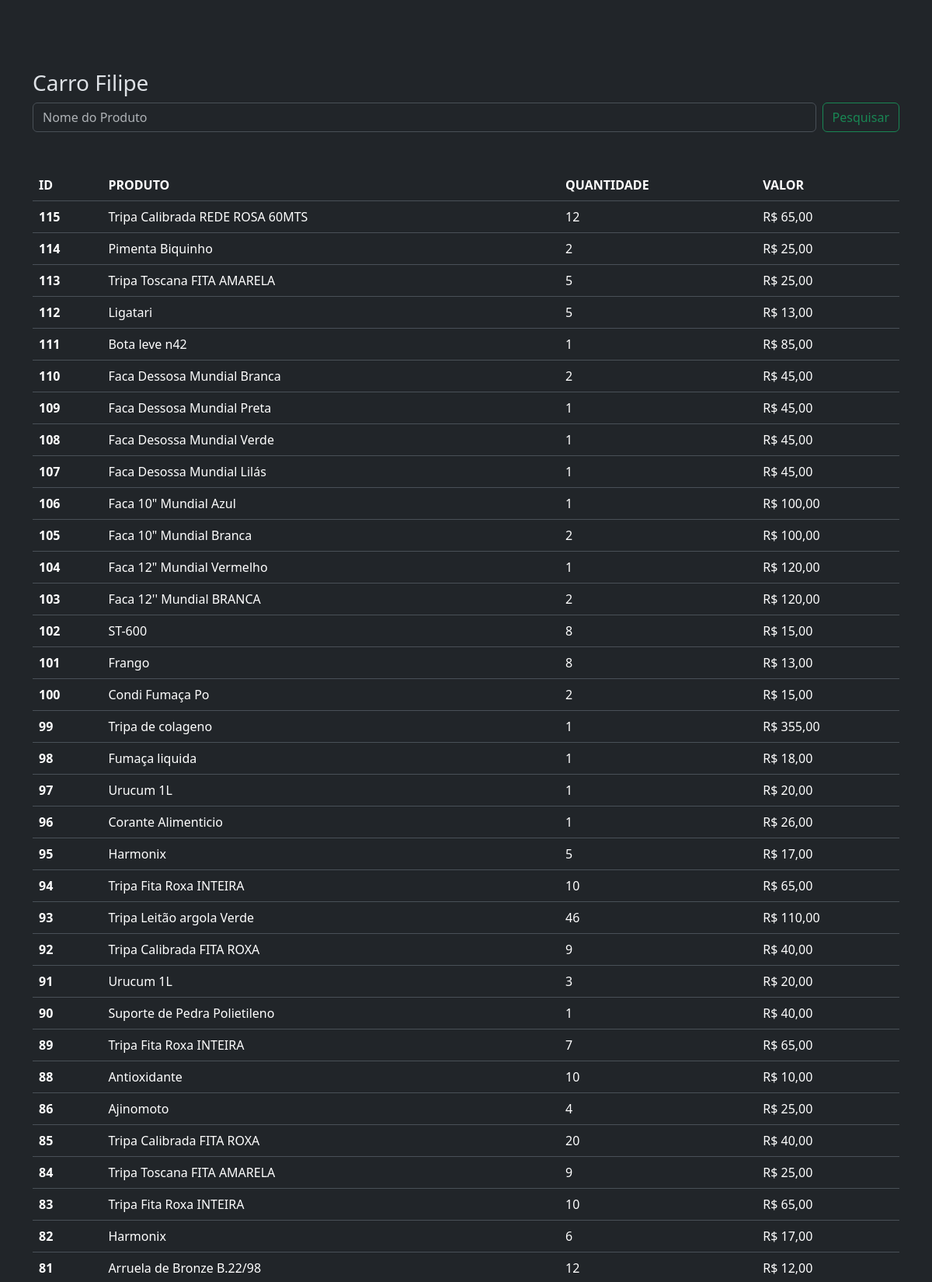
The page /estoque_filipe/ (upper part) on the database its author committed.
### carroestoque/models.py (models this page shows, shortened)
class EstoqueCarroFilipe(models.Model):
    produto = models.ForeignKey(Produto, on_delete=models.CASCADE)
    quantidade = models.IntegerField(default=0)
    valor = models.DecimalField(max_digits=7 , decimal_places=2, blank=True, null=True ,default=0.00)
    data_entrada = models.DateTimeField(auto_now_add=True)
    class Meta:
        ordering = ['-id']

### produto/models.py (models this page shows)
class Produto(models.Model):
    produto = models.CharField(max_length=200)
    tipo = models.OneToOneField(Tipo, on_delete=models.CASCADE)
    marca = models.CharField(max_length=100)
    custo = models.DecimalField(decimal_places=2 , max_digits=8)
    preco_venda = models.DecimalField(decimal_places=2 , max_digits=8)
    quantidade = models.IntegerField()
    class Meta:
        ordering = ['produto']
    def __str__(self):
        return f"{self.produto}"

### carroestoque/views.py (the view)
# urls.py: path('estoque_filipe/', EstoqueCarroFilipeView.as_view() ,name='estoque_filipe'),
class EstoqueCarroFilipeView(ListView):
    queryset = EstoqueCarroFilipe.objects.all()
    template_name = 'estoque_carro_filipe.html'
    context_object_name = 'car_filipe'
    def get_queryset(self):
        query_filipe = super().get_queryset()
        search_filipe = self.request.GET.get('carro_filipe')
        if search_filipe:
            query_filipe = query_filipe.filter(produto__produto__icontains=search_filipe)
        return query_filipe
    def get_context_data(self, **kwargs):
        context = super().get_context_data(**kwargs)
        context['title'] = 'Estoque filipe'
        context['custo'] = get_metricas_filipe()
        return context

### carroestoque/metrica.py (called while the page is built)
def get_metricas_filipe():
    prod_carro = EstoqueCarroFilipe.objects.all()
    custo_de_estoque = sum(produto.valor * produto.quantidade for produto in prod_carro)
    valor_bruto = sum(produto.valor * produto.quantidade for produto in prod_carro)
    quantidade_total = sum(produto.quantidade for produto in prod_carro)
    return dict(
        custo_de_estoque = number_format(custo_de_estoque, decimal_pos=2, force_grouping=True),
        quantidade_total = quantidade_total,
    )

### carroestoque/templates/estoque_carro_filipe.html (shortened to what this page needs)
{% extends "base.html" %}
{% block content %}
  <div class="container">
    <h3>Carro Filipe</h3>
    <div>
      <form class="d-flex mb-5" role="search">
        <input class="form-control me-2" type="search" placeholder="Nome do Produto" aria-label="Search" name="carro_filipe">
        <button class="btn btn-outline-success" type="submit">Pesquisar</button>
      </form>
    </div>
    <table class="table">
      <thead>
        <tr>
          <th scope="col">ID</th>
          <th scope="col">PRODUTO</th>
          <th scope="col">QUANTIDADE</th>
          <th scope="col">VALOR</th>
        </tr>
      </thead>
      <tbody>
        {% for filipe in car_filipe %}
          <tr>
            <th scope="row">{{filipe.id}}</th>
            <td>{{filipe.produto}}</td>
            <td>{{filipe.quantidade}}</td>
            <td>R$ {{filipe.valor}}</td>
          </tr>
        {% endfor %}
      </tbody>
    </table>
  </div>
{% endblock %}

### static/css/tabela.css (style rules this page uses)
thead tr { position: sticky; top: 20vh; }

### rows shown on the page
EstoqueCarroFilipe: id "115", produto "Tripa Calibrada REDE ROSA 60MTS", quantidade "12", valor "65,00"
EstoqueCarroFilipe: id "114", produto "Pimenta Biquinho", quantidade "2", valor "25,00"
EstoqueCarroFilipe: id "113", produto "Tripa Toscana FITA AMARELA", quantidade "5", valor "25,00"
EstoqueCarroFilipe: id "112", produto "Ligatari", quantidade "5", valor "13,00"
EstoqueCarroFilipe: id "111", produto "Bota leve n42", quantidade "1", valor "85,00"
EstoqueCarroFilipe: id "110", produto "Faca Dessosa Mundial Branca", quantidade "2", valor "45,00"
EstoqueCarroFilipe: id "109", produto "Faca Dessosa Mundial Preta", quantidade "1", valor "45,00"
EstoqueCarroFilipe: id "108", produto "Faca Desossa Mundial Verde", quantidade "1", valor "45,00"
EstoqueCarroFilipe: id "107", produto "Faca Desossa Mundial Lilás", quantidade "1", valor "45,00"
EstoqueCarroFilipe: id "106", produto "Faca 10\" Mundial Azul", quantidade "1", valor "100,00"
EstoqueCarroFilipe: id "105", produto "Faca 10\" Mundial Branca", quantidade "2", valor "100,00"
EstoqueCarroFilipe: id "104", produto "Faca 12\" Mundial Vermelho", quantidade "1", valor "120,00"
EstoqueCarroFilipe: id "103", produto "Faca 12'' Mundial BRANCA", quantidade "2", valor "120,00"
EstoqueCarroFilipe: id "102", produto "ST-600", quantidade "8", valor "15,00"
EstoqueCarroFilipe: id "101", produto "Frango", quantidade "8", valor "13,00"
EstoqueCarroFilipe: id "100", produto "Condi Fumaça Po", quantidade "2", valor "15,00"
EstoqueCarroFilipe: id "99", produto "Tripa de colageno", quantidade "1", valor "355,00"
EstoqueCarroFilipe: id "98", produto "Fumaça liquida", quantidade "1", valor "18,00"
EstoqueCarroFilipe: id "97", produto "Urucum 1L", quantidade "1", valor "20,00"
EstoqueCarroFilipe: id "96", produto "Corante Alimenticio", quantidade "1", valor "26,00"
EstoqueCarroFilipe: id "95", produto "Harmonix", quantidade "5", valor "17,00"
EstoqueCarroFilipe: id "94", produto "Tripa Fita Roxa INTEIRA", quantidade "10", valor "65,00"
EstoqueCarroFilipe: id "93", produto "Tripa Leitão argola Verde", quantidade "46", valor "110,00"
EstoqueCarroFilipe: id "92", produto "Tripa Calibrada FITA ROXA", quantidade "9", valor "40,00"
EstoqueCarroFilipe: id "91", produto "Urucum 1L", quantidade "3", valor "20,00"
EstoqueCarroFilipe: id "90", produto "Suporte de Pedra Polietileno", quantidade "1", valor "40,00"
EstoqueCarroFilipe: id "89", produto "Tripa Fita Roxa INTEIRA", quantidade "7", valor "65,00"
EstoqueCarroFilipe: id "88", produto "Antioxidante", quantidade "10", valor "10,00"
EstoqueCarroFilipe: id "86", produto "Ajinomoto", quantidade "4", valor "25,00"
EstoqueCarroFilipe: id "85", produto "Tripa Calibrada FITA ROXA", quantidade "20", valor "40,00"
EstoqueCarroFilipe: id "84", produto "Tripa Toscana FITA AMARELA", quantidade "9", valor "25,00"
EstoqueCarroFilipe: id "83", produto "Tripa Fita Roxa INTEIRA", quantidade "10", valor "65,00"
EstoqueCarroFilipe: id "82", produto "Harmonix", quantidade "6", valor "17,00"
EstoqueCarroFilipe: id "81", produto "Arruela de Bronze B.22/98", quantidade "12", valor "12,00"
